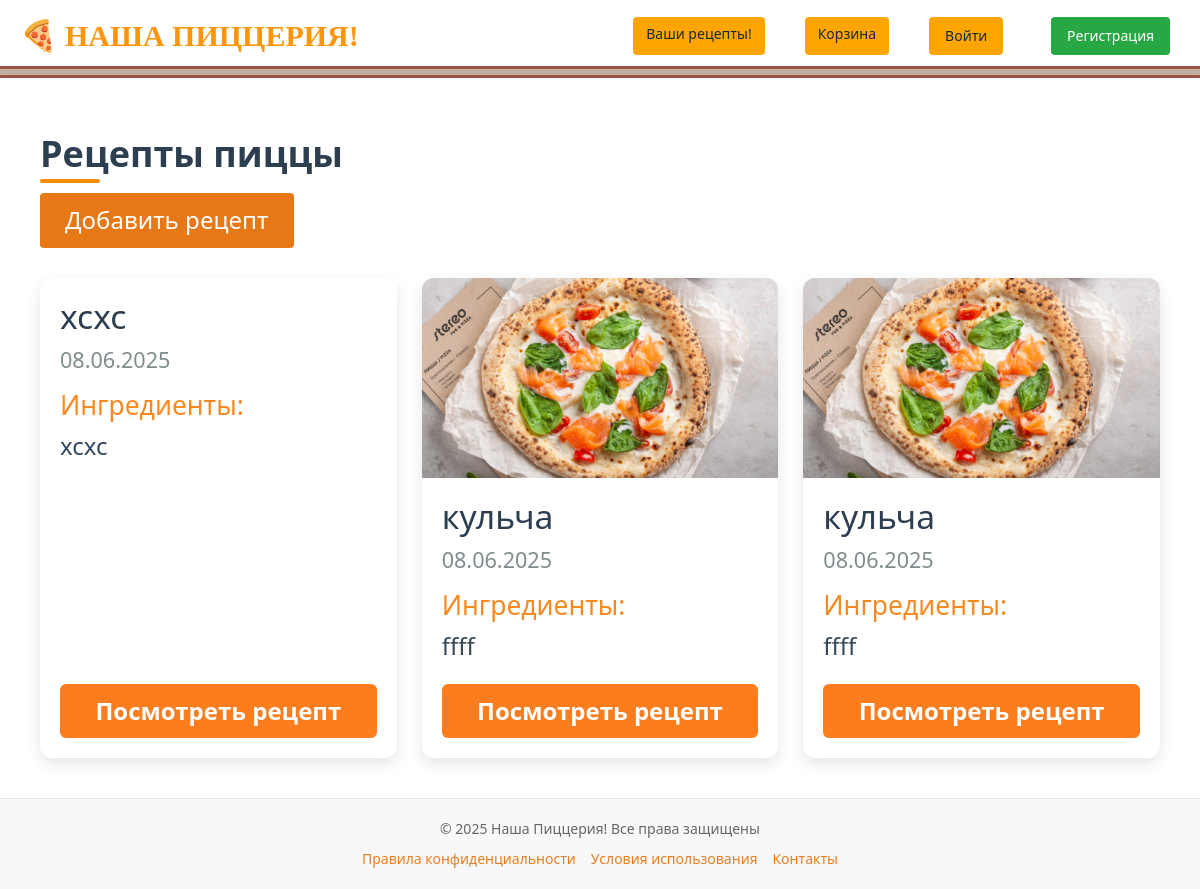
Before: /recipes/ with the older database file.
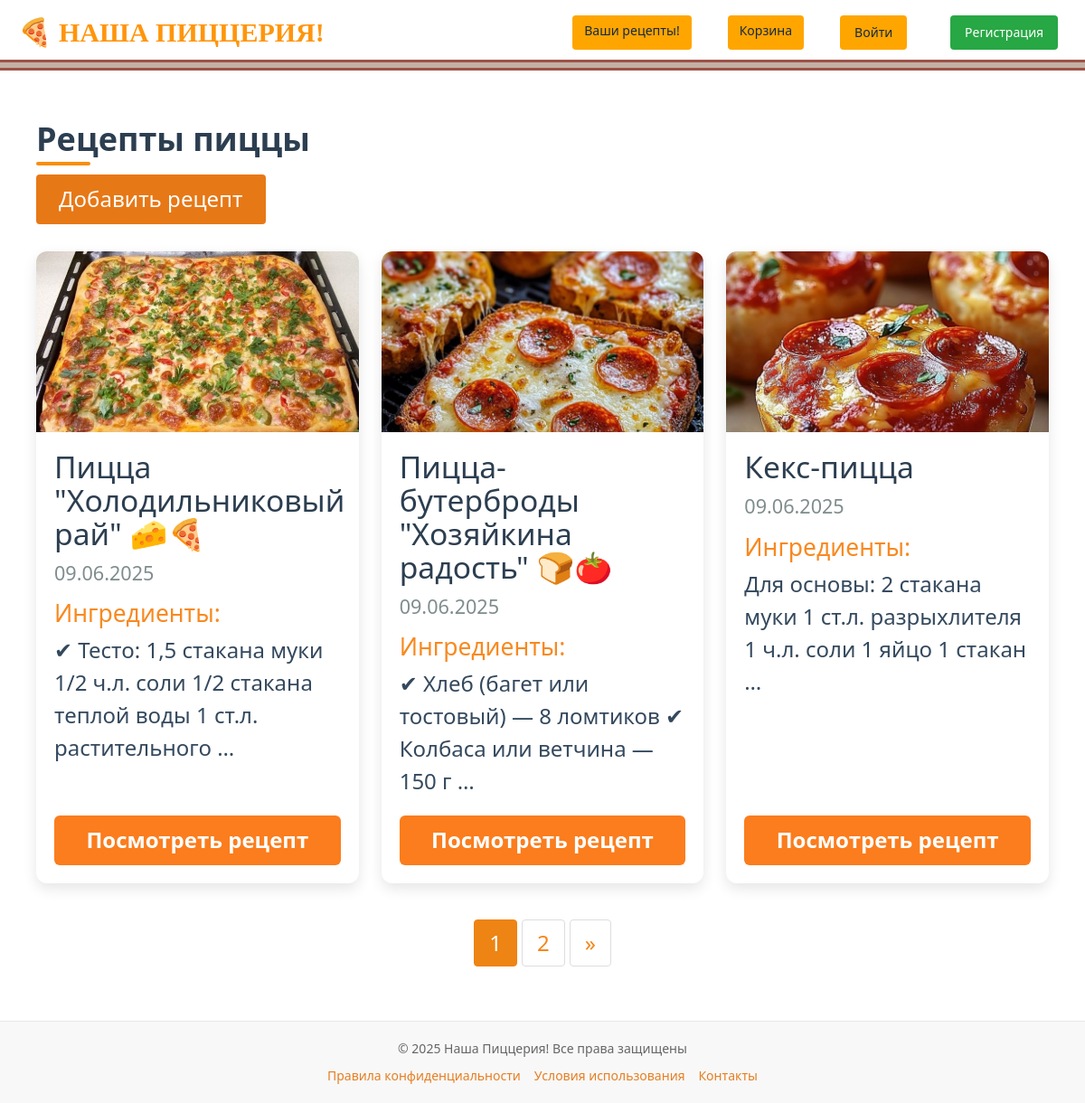
After: the same page with the newer database file.
### homepage/models.py (models this page shows, shortened)
class Recipe(models.Model):
    title = models.CharField("Название", max_length=200)
    ingredients = models.TextField("Ингредиенты")
    instructions = models.TextField("Инструкция")
    author = models.ForeignKey(
        settings.AUTH_USER_MODEL,
        on_delete=models.CASCADE,
        related_name='recipes',
        verbose_name='Автор'
    )
    image = models.ImageField("Фото", upload_to='recipes/', blank=True, null=True)
    created_at = models.DateTimeField(auto_now_add=True)

### homepage/views.py (the view)
# urls.py: path('recipes/', views.recipe_list, name='recipe_list'),
def recipe_list(request):
    recipes_queryset = Recipe.objects.all().order_by('-created_at')
    paginator = Paginator(recipes_queryset, 3)
    page_number = request.GET.get('page')
    page_obj = paginator.get_page(page_number)
    return render(request, 'recipes/recipe_list.html', {'page_obj': page_obj})

### templates/recipes/recipe_list.html (shortened to what this page needs)
{% extends 'base.html' %}
{% block content %}
<div class="recipe-list-container">
    <div class="d-flex justify-content-between align-items-center mb-4">
        <h1>Рецепты пиццы</h1>
        <a href="{% url 'recipe' %}" class="btn btn-primary">Добавить рецепт</a>
    </div>
    <div class="recipes-grid">
        {% for recipe in page_obj %}
        <div class="recipe-card">
            {% if recipe.image %}
            <div class="recipe-image">
                <img src="{{ recipe.image.url }}" alt="{{ recipe.title }}">
            </div>
            {% endif %}
            <div class="recipe-content">
                <h3>{{ recipe.title }}</h3>
                <div class="recipe-meta">
                    <span class="date">{{ recipe.created_at|date:"d.m.Y" }}</span>
                </div>
                <div class="ingredients-preview">
                    <h4>Ингредиенты:</h4>
                    <p>{{ recipe.ingredients|truncatewords:15 }}</p>
                </div>
                <a href="{% url 'recipe_detail' recipe.id %}" class="view-button">Посмотреть рецепт</a>
            </div>
        </div>
        {% empty %}
        <div class="no-recipes">
            <p>Пока нет добавленных рецептов пиццы. Будьте первым!</p>
            <a href="{% url 'recipe' %}" class="btn btn-primary">Добавить рецепт</a>
        </div>
        {% endfor %}
    </div>
    {% if page_obj.has_other_pages %}
    <div class="pagination">
        {% for i in page_obj.paginator.page_range %}
        {% if page_obj.number == i %}
        <a href="?page={{ i }}" class="active">{{ i }}</a>
        {% else %}
        <a href="?page={{ i }}">{{ i }}</a>
        {% endif %}
        {% endfor %}
        {% if page_obj.has_next %}
        <a href="?page={{ page_obj.next_page_number }}">&raquo;</a>
        {% endif %}
    </div>
    {% endif %}
</div>
{% endblock %}

Changed rows visible on the page:
removed Recipe: title "xcxc", created_at "08.06.2025", ingredients "xcxc"
removed Recipe: image (picture), title "кульча", created_at "08.06.2025", ingredients "ffff"
removed Recipe: image (picture), title "кульча", created_at "08.06.2025", ingredients "ffff"
added Recipe: image (picture), title "Пицца \"Холодильниковый рай\" 🧀🍕", created_at "09.06.2025", ingredients "✔ Тесто: 1,5 стакана муки 1/2 ч.л. соли 1/2 стакана теплой воды 1 ст.л. растительного …"
added Recipe: image (picture), title "Пицца-бутерброды \"Хозяйкина радость\" 🍞🍅", created_at "09.06.2025", ingredients "✔ Хлеб (багет или тостовый) — 8 ломтиков ✔ Колбаса или ветчина — 150 г …"
added Recipe: image (picture), title "Кекс-пицца", created_at "09.06.2025", ingredients "Для основы: 2 стакана муки 1 ст.л. разрыхлителя 1 ч.л. соли 1 яйцо 1 стакан …"
Other visible differences:
new list line: "1"
new list line: "2"
